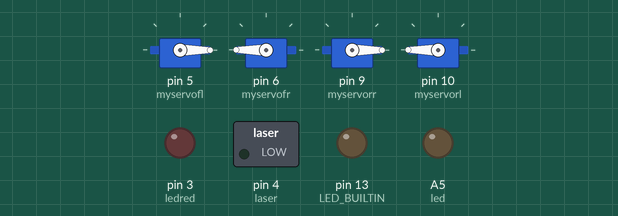
Simulated run of this sketch. Board: Arduino Uno, built with avr-gcc and run on an emulated ATmega328P. Parts: 4 × servo, switched loads named in the sketch (green lamp = pin HIGH), output pins drawn as LEDs (lit = HIGH). What the sketch prints to the serial monitor is not drawn.

Above: at 2.45 s.
At 3.35 s:
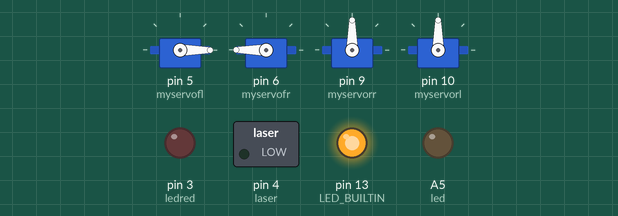
At 3.85 s:
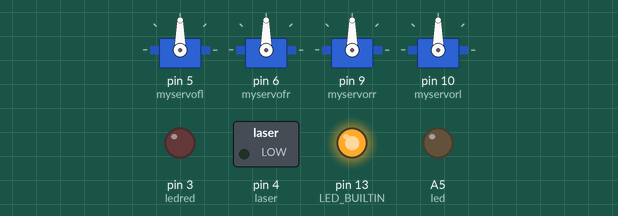
At 4.35 s:
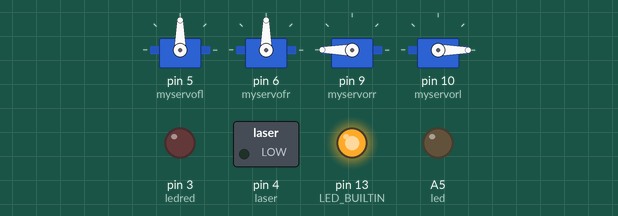
At 19.35 s:
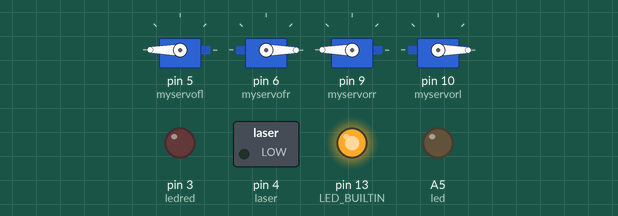
Timing chart, 0 to 24.5 s (numbered marks = the images above):
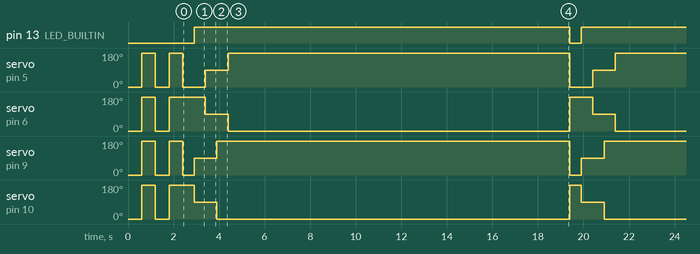

The sketch:

Robot_Walk.ino
```cpp
#include <Servo.h>


Servo myservofl;
Servo myservofr;
Servo myservorr;
Servo myservorl;

int led = 0;
#define led A5
#define ledred 3
#define laser 4
long randNumber;
int pos = 0;  // variable to store the servo position
unsigned long previousMillis = 0;
const long interval = 1000;

void setup() {

  Serial.begin(9600);
  Serial.println("Serial OK");
  pinMode(led, OUTPUT);
  digitalWrite(led, LOW);
  pinMode(ledred, OUTPUT);
  pinMode(laser, OUTPUT);
  pinMode(LED_BUILTIN, OUTPUT);
  digitalWrite(ledred, LOW);
  myservofl.attach(5);  // attaches the servo on pin 9 to the servo object
  myservofr.attach(6);
  myservorr.attach(9);
  myservorl.attach(10);
  myservorr.write(0);
  myservorl.write(0);
  myservofr.write(0);
  myservofl.write(0);
  delay(600);
  myservorr.write(180);
  myservorl.write(180);
  myservofr.write(180);
  myservofl.write(180);
  delay(600);
  myservorr.write(0);
  myservorl.write(0);
  myservofr.write(0);
  myservofl.write(0);
  delay(600);
  myservorr.write(180);
  myservorl.write(180);
  myservofr.write(180);
  myservofl.write(180);
  delay(600);
}

void loop() {
  unsigned long currentMillis = millis();


  digitalWrite(LED_BUILTIN, 0x0);
  myservorr.write(0);
  myservorl.write(180);
  myservofr.write(180);
  myservofl.write(0);
  delay(500);
  digitalWrite(LED_BUILTIN, 0x1);
  myservorr.write(90);
  myservorl.write(90);
  delay(500);
  myservofr.write(90);
  myservofl.write(90);
  delay(500);
  myservorr.write(180);
  myservorl.write(0);
  delay(500);
  myservofr.write(0);
  myservofl.write(180);
  delay(15000);


}
```

Measured:
- by itself, pin 13 (LED_BUILTIN): alternates HIGH for 16.5 s and LOW for 0.50 s
- by itself, servo on pin 5 (myservofl): 0° → 180° at 0.60 s, → 0° 0.60 s later, → 180° 0.60 s later, → 0° 0.60 s later, … (12 changes in this stretch)
- by itself, servo on pin 6 (myservofr): 0° → 180° at 0.60 s, → 0° 0.60 s later, → 180° 0.60 s later, → 90° 1.6 s later, … (11 changes in this stretch)
- by itself, servo on pin 9 (myservorr): 0° → 180° at 0.60 s, → 0° 0.60 s later, → 180° 0.60 s later, → 0° 0.60 s later, … (12 changes in this stretch)
- by itself, servo on pin 10 (myservorl): 0° → 180° at 0.60 s, → 0° 0.60 s later, → 180° 0.60 s later, → 90° 1.1 s later, … (11 changes in this stretch)
